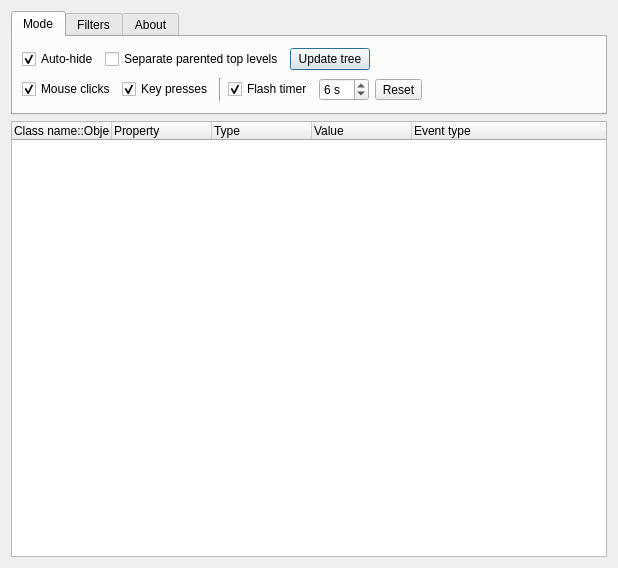
<?xml version="1.0" encoding="UTF-8"?>
<ui version="4.0">
 <class>SnooperDialogBase</class>
 <widget class="QDialog" name="SnooperDialogBase">
  <property name="geometry">
   <rect>
    <x>0</x>
    <y>0</y>
    <width>618</width>
    <height>568</height>
   </rect>
  </property>
  <property name="windowTitle">
   <string>Snooper</string>
  </property>
  <layout class="QVBoxLayout" name="verticalLayout">
   <item>
    <widget class="QTabWidget" name="optionsTabWidget">
     <property name="sizePolicy">
      <sizepolicy hsizetype="Expanding" vsizetype="Preferred">
       <horstretch>0</horstretch>
       <verstretch>0</verstretch>
      </sizepolicy>
     </property>
     <property name="tabPosition">
      <enum>QTabWidget::North</enum>
     </property>
     <property name="tabShape">
      <enum>QTabWidget::Rounded</enum>
     </property>
     <property name="currentIndex">
      <number>0</number>
     </property>
     <property name="iconSize">
      <size>
       <width>16</width>
       <height>16</height>
      </size>
     </property>
     <widget class="QWidget" name="modeTab">
      <attribute name="title">
       <string>Mode</string>
      </attribute>
      <layout class="QVBoxLayout" name="verticalLayout_2">
       <item>
        <layout class="QHBoxLayout" name="horizontalLayout_5">
         <item>
          <widget class="QCheckBox" name="autoHideCheckBox">
           <property name="text">
            <string>Auto-hide</string>
           </property>
           <property name="checked">
            <bool>true</bool>
           </property>
          </widget>
         </item>
         <item>
          <widget class="QCheckBox" name="separateParentedTopLevelsCheckBox">
           <property name="text">
            <string>Separate parented top levels</string>
           </property>
          </widget>
         </item>
         <item>
          <widget class="QPushButton" name="updateButton">
           <property name="text">
            <string>Update tree</string>
           </property>
          </widget>
         </item>
         <item>
          <spacer name="horizontalSpacer_4">
           <property name="orientation">
            <enum>Qt::Horizontal</enum>
           </property>
           <property name="sizeHint" stdset="0">
            <size>
             <width>40</width>
             <height>20</height>
            </size>
           </property>
          </spacer>
         </item>
        </layout>
       </item>
       <item>
        <layout class="QHBoxLayout" name="horizontalLayout_4">
         <item>
          <widget class="QCheckBox" name="captureMouseClickCheckBox">
           <property name="text">
            <string>Mouse clicks</string>
           </property>
           <property name="checked">
            <bool>true</bool>
           </property>
          </widget>
         </item>
         <item>
          <widget class="QCheckBox" name="captureKeyPressCheckBox">
           <property name="text">
            <string>Key presses</string>
           </property>
           <property name="checked">
            <bool>true</bool>
           </property>
          </widget>
         </item>
         <item>
          <widget class="Line" name="line">
           <property name="orientation">
            <enum>Qt::Vertical</enum>
           </property>
          </widget>
         </item>
         <item>
          <widget class="QCheckBox" name="useFlashCheckBox">
           <property name="text">
            <string>Flash timer</string>
           </property>
           <property name="checked">
            <bool>true</bool>
           </property>
          </widget>
         </item>
         <item>
          <widget class="QSpinBox" name="flashTimerValueSpinBox">
           <property name="suffix">
            <string> s</string>
           </property>
           <property name="prefix">
            <string/>
           </property>
           <property name="minimum">
            <number>1</number>
           </property>
           <property name="maximum">
            <number>20</number>
           </property>
           <property name="value">
            <number>6</number>
           </property>
          </widget>
         </item>
         <item>
          <widget class="QToolButton" name="resetFlashButton">
           <property name="text">
            <string>Reset</string>
           </property>
          </widget>
         </item>
         <item>
          <spacer name="horizontalSpacer_3">
           <property name="orientation">
            <enum>Qt::Horizontal</enum>
           </property>
           <property name="sizeHint" stdset="0">
            <size>
             <width>40</width>
             <height>20</height>
            </size>
           </property>
          </spacer>
         </item>
        </layout>
       </item>
      </layout>
     </widget>
     <widget class="QWidget" name="filterTab">
      <attribute name="title">
       <string>Filters</string>
      </attribute>
      <layout class="QVBoxLayout" name="verticalLayout_3">
       <item>
        <layout class="QHBoxLayout" name="horizontalLayout">
         <item>
          <widget class="QCheckBox" name="onlyAppCheckBox">
           <property name="text">
            <string>MusEGui</string>
           </property>
          </widget>
         </item>
         <item>
          <widget class="QCheckBox" name="onlyWidgetCheckBox">
           <property name="text">
            <string>QWidget</string>
           </property>
          </widget>
         </item>
         <item>
          <widget class="QCheckBox" name="onlyPropsCheckBox">
           <property name="text">
            <string>Properties</string>
           </property>
          </widget>
         </item>
         <item>
          <spacer name="horizontalSpacer">
           <property name="orientation">
            <enum>Qt::Horizontal</enum>
           </property>
           <property name="sizeHint" stdset="0">
            <size>
             <width>40</width>
             <height>20</height>
            </size>
           </property>
          </spacer>
         </item>
        </layout>
       </item>
       <item>
        <layout class="QHBoxLayout" name="horizontalLayout_2">
         <item>
          <widget class="QLabel" name="label_2">
           <property name="text">
            <string>Search: Class name:</string>
           </property>
          </widget>
         </item>
         <item>
          <widget class="QLineEdit" name="classNameLineEdit"/>
         </item>
         <item>
          <widget class="QLabel" name="label_3">
           <property name="text">
            <string>Object name:</string>
           </property>
          </widget>
         </item>
         <item>
          <widget class="QLineEdit" name="objectNameLineEdit"/>
         </item>
         <item>
          <spacer name="horizontalSpacer_2">
           <property name="orientation">
            <enum>Qt::Horizontal</enum>
           </property>
           <property name="sizeHint" stdset="0">
            <size>
             <width>40</width>
             <height>20</height>
            </size>
           </property>
          </spacer>
         </item>
        </layout>
       </item>
      </layout>
     </widget>
     <widget class="QWidget" name="aboutTab">
      <attribute name="title">
       <string>About</string>
      </attribute>
      <layout class="QVBoxLayout" name="verticalLayout_4">
       <item>
        <widget class="QLabel" name="label">
         <property name="text">
          <string>This tool helps developers and designers discover objects.
Click on anything anywhere or press a key to highlight an item.
It will NOT auto-update when new objects are created. Click 'Update tree'.
When open, may slow program slightly. This dialog is NOT shown.</string>
         </property>
        </widget>
       </item>
      </layout>
     </widget>
    </widget>
   </item>
   <item>
    <widget class="QTreeWidget" name="objectTree">
     <property name="sizePolicy">
      <sizepolicy hsizetype="Expanding" vsizetype="Expanding">
       <horstretch>0</horstretch>
       <verstretch>0</verstretch>
      </sizepolicy>
     </property>
     <column>
      <property name="text">
       <string>Class name::Object name</string>
      </property>
     </column>
     <column>
      <property name="text">
       <string>Property</string>
      </property>
     </column>
     <column>
      <property name="text">
       <string>Type</string>
      </property>
     </column>
     <column>
      <property name="text">
       <string>Value</string>
      </property>
     </column>
     <column>
      <property name="text">
       <string>Event type</string>
      </property>
     </column>
    </widget>
   </item>
  </layout>
 </widget>
 <resources/>
 <connections/>
</ui>
